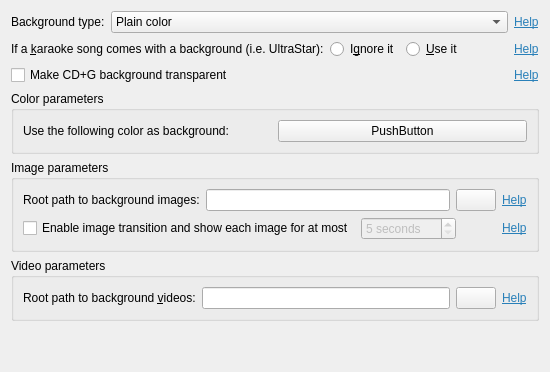
     <widget class="QWidget" name="tab_2">
      <attribute name="title">
       <string>Background</string>
      </attribute>
      <layout class="QVBoxLayout" name="verticalLayout_7">
       <item>
        <layout class="QHBoxLayout" name="horizontalLayout_10">
         <item>
          <widget class="QLabel" name="label">
           <property name="text">
            <string>Background type:</string>
           </property>
           <property name="buddy">
            <cstring>boxBackgroundType</cstring>
           </property>
          </widget>
         </item>
         <item>
          <widget class="QComboBox" name="boxBackgroundType">
           <property name="sizePolicy">
            <sizepolicy hsizetype="Preferred" vsizetype="Fixed">
             <horstretch>1</horstretch>
             <verstretch>0</verstretch>
            </sizepolicy>
           </property>
           <property name="whatsThis">
            <string>&lt;html&gt;&lt;head/&gt;&lt;body&gt;&lt;p&gt;You can specify one of three kinds of background for the player:&lt;/p&gt;&lt;ul&gt;&lt;li&gt;A plain color, meaning the whole screen will be colored in a specific color;&lt;li&gt;An image or set of images. You will specify a directory containing one or more image files, which could be animated and transition to different images (slideshow);&lt;li&gt;A video or set of videos. You will specify a directory containing one or more video files.&lt;/ul&gt;&lt;/body&gt;&lt;/html&gt;</string>
           </property>
           <item>
            <property name="text">
             <string>Plain color</string>
            </property>
           </item>
           <item>
            <property name="text">
             <string>Image or set of images with transitions</string>
            </property>
           </item>
           <item>
            <property name="text">
             <string>Video or set of videos</string>
            </property>
           </item>
          </widget>
         </item>
         <item>
          <widget class="LabelShowHelp" name="label_2">
           <property name="text">
            <string>&lt;html&gt;&lt;head/&gt;&lt;body&gt;&lt;p&gt;&lt;a href=&quot;background&quot;&gt;&lt;span style=&quot; text-decoration: underline; color:#2980b9;&quot;&gt;Help&lt;/span&gt;&lt;/a&gt;&lt;/p&gt;&lt;/body&gt;&lt;/html&gt;</string>
           </property>
           <property name="buddy">
            <cstring>boxBackgroundType</cstring>
           </property>
          </widget>
         </item>
        </layout>
       </item>
       <item>
        <layout class="QHBoxLayout" name="horizontalLayout_9">
         <item>
          <widget class="QLabel" name="label_13">
           <property name="text">
            <string>If a &amp;karaoke song comes with a background (i.e. UltraStar):</string>
           </property>
           <property name="buddy">
            <cstring>rbBackgroundIgnoreCustom</cstring>
           </property>
          </widget>
         </item>
         <item>
          <widget class="QRadioButton" name="rbBackgroundIgnoreCustom">
           <property name="whatsThis">
            <string>&lt;html&gt;&lt;head/&gt;&lt;body&gt;&lt;p&gt;Certain formats such as KaraFun, UltraStar and MP3+LRC allow the creator to specify a different background image, which is embedded into a file. This option controls which background would be shown when those karaoke files are played:&lt;/p&gt;&lt;p&gt;- If you set it to &amp;quot;&lt;span style=&quot; font-weight:600;&quot;&gt;Ignore it&lt;/span&gt;&amp;quot;, your background will always show on those songs, even if the creator embedded a background image into the Karaoke file.&lt;/p&gt;&lt;p&gt;- If you set it to &amp;quot;&lt;span style=&quot; font-weight:600;&quot;&gt;Use it&lt;/span&gt;&amp;quot;, and the Karaoke file contains a background, it will be shown instead of yours when this song is played.&lt;/p&gt;&lt;/body&gt;&lt;/html&gt;</string>
           </property>
           <property name="text">
            <string>I&amp;gnore it</string>
           </property>
          </widget>
         </item>
         <item>
          <widget class="QRadioButton" name="rbBackgroundUseCustom">
           <property name="text">
            <string>&amp;Use it</string>
           </property>
          </widget>
         </item>
         <item>
          <spacer name="horizontalSpacer_4">
           <property name="orientation">
            <enum>Qt::Horizontal</enum>
           </property>
           <property name="sizeHint" stdset="0">
            <size>
             <width>40</width>
             <height>20</height>
            </size>
           </property>
          </spacer>
         </item>
         <item>
          <widget class="LabelShowHelp" name="label_19">
           <property name="text">
            <string>&lt;html&gt;&lt;head/&gt;&lt;body&gt;&lt;p&gt;&lt;a href=&quot;background&quot;&gt;&lt;span style=&quot; text-decoration: underline; color:#2980b9;&quot;&gt;Help&lt;/span&gt;&lt;/a&gt;&lt;/p&gt;&lt;/body&gt;&lt;/html&gt;</string>
           </property>
           <property name="buddy">
            <cstring>rbBackgroundIgnoreCustom</cstring>
           </property>
          </widget>
         </item>
        </layout>
       </item>
       <item>
        <layout class="QHBoxLayout" name="horizontalLayout_5">
         <item>
          <widget class="QCheckBox" name="boxCDGtransparent">
           <property name="whatsThis">
            <string>&lt;html&gt;&lt;head/&gt;&lt;body&gt;&lt;p&gt;CD+G files come with its own background, which is typically black and fills up the whole screen. Therefore your background images or videos are not shown when CD+G files are played.&lt;/p&gt;&lt;p&gt;&lt;br/&gt;&lt;/p&gt;&lt;p&gt;Enabling this option &amp;quot;hacks&amp;quot; the CD+G format by making its background color transparent. This allows your background to be shown even when CD+G files are being played. However some CD+G formats might become difficult to read when this option is enabled.&lt;/p&gt;&lt;/body&gt;&lt;/html&gt;</string>
           </property>
           <property name="text">
            <string>Make CD+G background transparent</string>
           </property>
          </widget>
         </item>
         <item>
          <spacer name="horizontalSpacer_3">
           <property name="orientation">
            <enum>Qt::Horizontal</enum>
           </property>
           <property name="sizeHint" stdset="0">
            <size>
             <width>40</width>
             <height>20</height>
            </size>
           </property>
          </spacer>
         </item>
         <item>
          <widget class="LabelShowHelp" name="label_20">
           <property name="text">
            <string>&lt;html&gt;&lt;head/&gt;&lt;body&gt;&lt;p&gt;&lt;a href=&quot;background&quot;&gt;&lt;span style=&quot; text-decoration: underline; color:#2980b9;&quot;&gt;Help&lt;/span&gt;&lt;/a&gt;&lt;/p&gt;&lt;/body&gt;&lt;/html&gt;</string>
           </property>
           <property name="buddy">
            <cstring>boxCDGtransparent</cstring>
           </property>
          </widget>
         </item>
        </layout>
       </item>
       <item>
        <widget class="QGroupBox" name="groupBackgroundColor">
         <property name="title">
          <string>Color parameters</string>
         </property>
         <layout class="QHBoxLayout" name="horizontalLayout">
          <item>
           <widget class="QLabel" name="label_15">
            <property name="text">
             <string>Use the following color as background:</string>
            </property>
            <property name="buddy">
             <cstring>btnBackgroundColor</cstring>
            </property>
           </widget>
          </item>
          <item>
           <widget class="ColorButton" name="btnBackgroundColor">
            <property name="whatsThis">
             <string>Preview window text color for the text which has been sung.</string>
            </property>
            <property name="text">
             <string>PushButton</string>
            </property>
           </widget>
          </item>
         </layout>
        </widget>
       </item>
       <item>
        <widget class="QGroupBox" name="groupBackgroundImage">
         <property name="title">
          <string>Image parameters</string>
         </property>
         <layout class="QVBoxLayout" name="verticalLayout_2">
          <item>
           <layout class="QHBoxLayout" name="horizontalLayout_7">
            <item>
             <widget class="QLabel" name="label_16">
              <property name="text">
               <string>Root path to background images:</string>
              </property>
              <property name="buddy">
               <cstring>lePathImages</cstring>
              </property>
             </widget>
            </item>
            <item>
             <widget class="QLineEdit" name="lePathImages">
              <property name="whatsThis">
               <string>&lt;html&gt;&lt;head/&gt;&lt;body&gt;&lt;p&gt;Please specify the directory containing one or more images (or image directories) in JPG or PNG formats. All those images will be read, and if more than one image is present, they will be shown in a sequence.&lt;/p&gt;&lt;p&gt;Please choose the images carefully - a background image with many different details and bright colors distracts the singer and makes it hard to read the words.&lt;/p&gt;&lt;/body&gt;&lt;/html&gt;</string>
              </property>
             </widget>
            </item>
            <item>
             <widget class="QPushButton" name="btnBrowseImages">
              <property name="text">
               <string/>
              </property>
              <property name="icon">
               <iconset resource="resources.qrc">
                <normaloff>:/images/icon_open_file.png</normaloff>:/images/icon_open_file.png</iconset>
              </property>
             </widget>
            </item>
            <item>
             <widget class="LabelShowHelp" name="label_21">
              <property name="text">
               <string>&lt;html&gt;&lt;head/&gt;&lt;body&gt;&lt;p&gt;&lt;a href=&quot;background&quot;&gt;&lt;span style=&quot; text-decoration: underline; color:#2980b9;&quot;&gt;Help&lt;/span&gt;&lt;/a&gt;&lt;/p&gt;&lt;/body&gt;&lt;/html&gt;</string>
              </property>
              <property name="buddy">
               <cstring>btnBrowseImages</cstring>
              </property>
             </widget>
            </item>
           </layout>
          </item>
          <item>
           <layout class="QHBoxLayout" name="horizontalLayout_11">
            <item>
             <widget class="QCheckBox" name="boxBackgroundTransitions">
              <property name="text">
               <string>Enable image transition and show each image for at most</string>
              </property>
             </widget>
            </item>
            <item>
             <widget class="QSpinBox" name="spinBackgroundDelay">
              <property name="enabled">
               <bool>false</bool>
              </property>
              <property name="whatsThis">
               <string>&lt;html&gt;&lt;head/&gt;&lt;body&gt;&lt;p&gt;The background image shown is typically only changed when the animation sequence ends. This option will also force to change the background image every specified number of seconds. Choose the large number if you have only few images, and a smaller number if you have a lot of images.&lt;/p&gt;&lt;/body&gt;&lt;/html&gt;</string>
              </property>
              <property name="suffix">
               <string> seconds</string>
              </property>
              <property name="minimum">
               <number>5</number>
              </property>
              <property name="maximum">
               <number>600</number>
              </property>
             </widget>
            </item>
            <item>
             <spacer name="horizontalSpacer_5">
              <property name="orientation">
               <enum>Qt::Horizontal</enum>
              </property>
              <property name="sizeHint" stdset="0">
               <size>
                <width>40</width>
                <height>20</height>
               </size>
              </property>
             </spacer>
            </item>
            <item>
             <widget class="LabelShowHelp" name="label_22">
              <property name="text">
               <string>&lt;html&gt;&lt;head/&gt;&lt;body&gt;&lt;p&gt;&lt;a href=&quot;background&quot;&gt;&lt;span style=&quot; text-decoration: underline; color:#2980b9;&quot;&gt;Help&lt;/span&gt;&lt;/a&gt;&lt;/p&gt;&lt;/body&gt;&lt;/html&gt;</string>
              </property>
              <property name="buddy">
               <cstring>spinBackgroundDelay</cstring>
              </property>
             </widget>
            </item>
           </layout>
          </item>
         </layout>
        </widget>
       </item>
       <item>
        <widget class="QGroupBox" name="groupBackgroundVideo">
         <property name="title">
          <string>Video parameters</string>
         </property>
         <layout class="QHBoxLayout" name="horizontalLayout_12">
          <item>
           <layout class="QHBoxLayout" name="horizontalLayout_8">
            <item>
             <widget class="QLabel" name="label_17">
              <property name="text">
               <string>Root path to background &amp;videos:</string>
              </property>
              <property name="buddy">
               <cstring>lePathVideos</cstring>
              </property>
             </widget>
            </item>
            <item>
             <widget class="QLineEdit" name="lePathVideos">
              <property name="whatsThis">
               <string>&lt;html&gt;&lt;head/&gt;&lt;body&gt;&lt;p&gt;Please specify the directory containing one or more video files (or directories with video files) in AVI, MP4 or MKV formats. All those videos will be read, and if more than one video is present, they will be shown in an order.&lt;/p&gt;&lt;p&gt;Please choose the videos carefully - a fast-pacing background video with a lot of actions and bright colors distracts the singer and makes it hard to read the words.&lt;/p&gt;&lt;p&gt;The background video may have sound, but it will be muted by the Player.&lt;/p&gt;&lt;/body&gt;&lt;/html&gt;</string>
              </property>
             </widget>
            </item>
            <item>
             <widget class="QPushButton" name="btnBrowseVideos">
              <property name="text">
               <string/>
              </property>
              <property name="icon">
               <iconset>
                <normaloff>images/icon_open_file.png</normaloff>images/icon_open_file.png</iconset>
              </property>
             </widget>
            </item>
            <item>
             <widget class="LabelShowHelp" name="label_23">
              <property name="text">
               <string>&lt;html&gt;&lt;head/&gt;&lt;body&gt;&lt;p&gt;&lt;a href=&quot;background&quot;&gt;&lt;span style=&quot; text-decoration: underline; color:#2980b9;&quot;&gt;Help&lt;/span&gt;&lt;/a&gt;&lt;/p&gt;&lt;/body&gt;&lt;/html&gt;</string>
              </property>
              <property name="buddy">
               <cstring>lePathVideos</cstring>
              </property>
             </widget>
            </item>
           </layout>
          </item>
         </layout>
        </widget>
       </item>
       <item>
        <spacer name="verticalSpacer_4">
         <property name="orientation">
          <enum>Qt::Vertical</enum>
         </property>
         <property name="sizeHint" stdset="0">
          <size>
           <width>20</width>
           <height>40</height>
          </size>
         </property>
        </spacer>
       </item>
      </layout>
     </widget>
